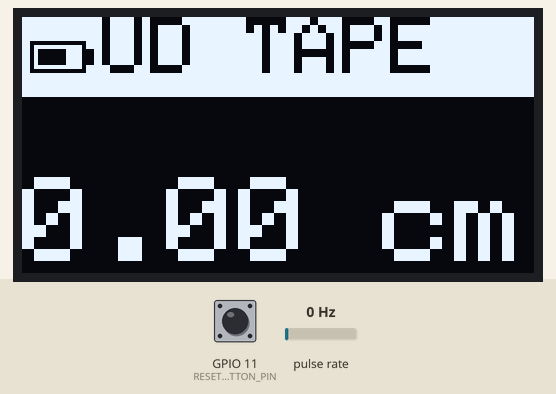
This sketch was run on a simulated ESP32-C3. Shown: 128×64 one-colour display. Wiring (inferred from the names in the program): pulse sensor: data GPIO 9. Inputs (shaded band) come from the test bench; at power-on: pulse rate 0 Hz, GPIO 11 (RESET_BUTTON_PIN) HIGH. What the sketch prints to the serial monitor is not drawn.

Above: at 4.0 s.
4.1 s: pulse rate (sensor on GPIO 9) set to 4 Hz
At 4.46 s:
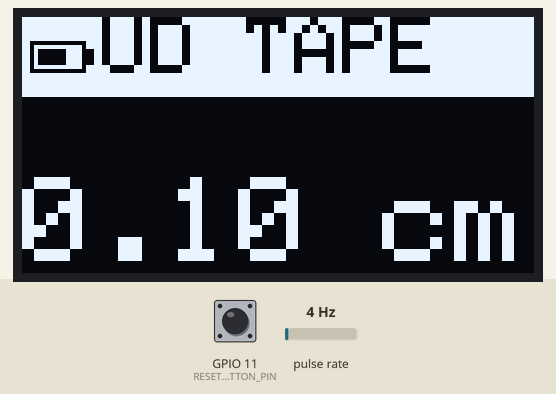
6.5 s: pulse rate (sensor on GPIO 9) set to 50 Hz
At 6.91 s:
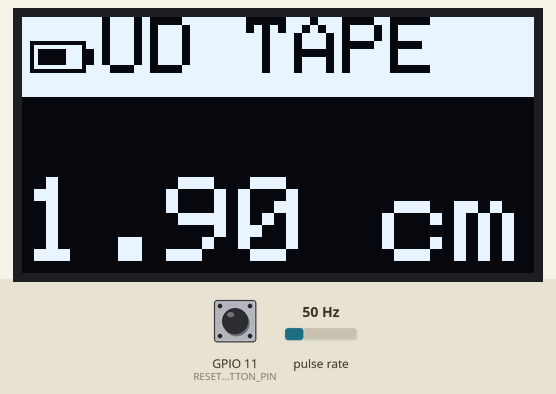
8.7 s: GPIO 11 (RESET_BUTTON_PIN) pulled LOW for 0.15 s
At 8.92 s:
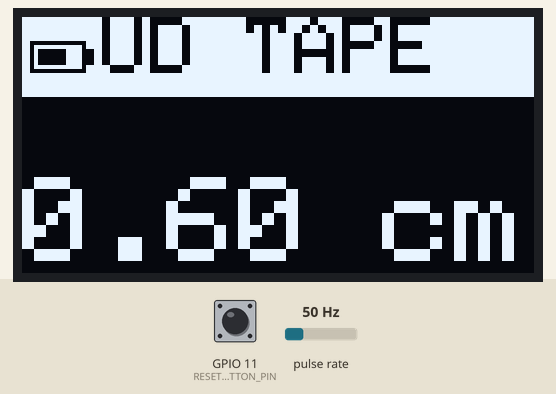
9.4 s: GPIO 11 (RESET_BUTTON_PIN) pulled LOW for 1 s
At 9.93 s:
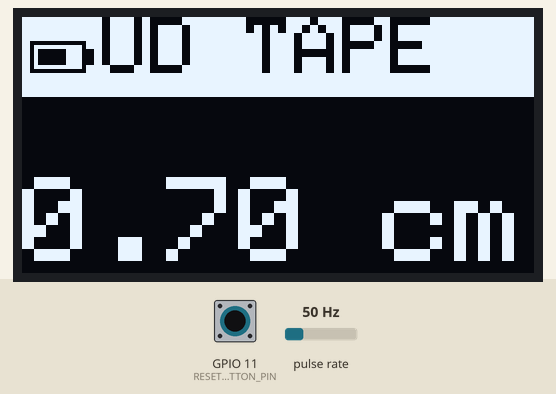
11.0 s: pulse rate (sensor on GPIO 9) set to 100 Hz
At 11.19 s:
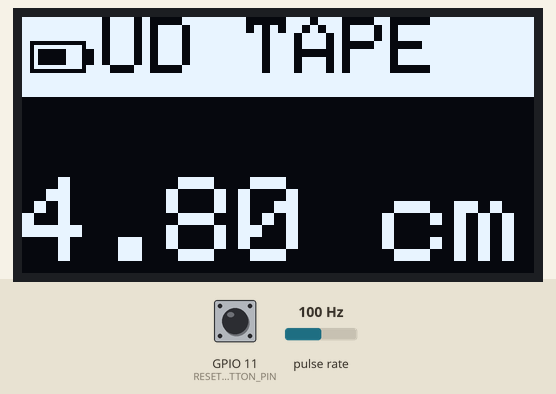

Measured:
- after the input at 4.1 s, the display: changes after 0.24 s (image 1)

The sketch:

new.ino
```cpp
#include <Wire.h>
#include <Adafruit_GFX.h>
#include <Adafruit_SSD1306.h>

#define SCREEN_WIDTH 128
#define SCREEN_HEIGHT 64
#define OLED_RESET    -1
Adafruit_SSD1306 display(SCREEN_WIDTH, SCREEN_HEIGHT, &Wire, OLED_RESET);

// Encoder and button pins
const int ENCODER_PIN = 9;       // Encoder signal pin
const int RESET_BUTTON_PIN = 11; // Reset button

// Measurement variables
volatile unsigned long pulseCount = 0; // Counts encoder pulses
float cmPerPulse = 0.1;                // Adjust based on your encoder wheel circumference
float measurement = 0.0;

// Debounce for reset
unsigned long lastResetPress = 0;
const unsigned long debounceDelay = 200;

void IRAM_ATTR encoderISR() {
  pulseCount++;
}

void setup() {
  Serial.begin(115200);

  pinMode(ENCODER_PIN, INPUT_PULLUP);
  attachInterrupt(digitalPinToInterrupt(ENCODER_PIN), encoderISR, RISING);

  pinMode(RESET_BUTTON_PIN, INPUT_PULLUP);

  Wire.begin(6, 7); // SDA, SCL for ESP32-C3 Supermini
  if (!display.begin(SSD1306_SWITCHCAPVCC, 0x3C)) {
    Serial.println("SSD1306 allocation failed");
    for (;;);
  }

  display.clearDisplay();
  display.setTextColor(SSD1306_WHITE);

  showSplashScreen();
}

void loop() {
  // Calculate measurement in cm
  measurement = pulseCount * cmPerPulse;

  // Handle reset button
  if (digitalRead(RESET_BUTTON_PIN) == LOW) {
    if (millis() - lastResetPress > debounceDelay) {
      pulseCount = 0;
      measurement = 0.0;
      lastResetPress = millis();
      Serial.println("Measurement reset");
    }
  }

  // Display measurement
  displayMeasurement();

  delay(100);
}

// Splash screen animation
void showSplashScreen() {
  display.clearDisplay();
  display.fillScreen(SSD1306_WHITE);

  display.setTextColor(SSD1306_BLACK);
  display.setTextSize(4);

  const char* text = "UD TAPE";
  int16_t x1, y1;
  uint16_t w, h;
  display.getTextBounds(text, 0, 30, &x1, &y1, &w, &h);

  int targetX = (SCREEN_WIDTH - w) / 2;
  int yPos = (SCREEN_HEIGHT - h) / 2;

  for (int x = SCREEN_WIDTH; x >= targetX; x -= 4) {
    display.clearDisplay();
    display.fillScreen(SSD1306_WHITE);
    display.setCursor(x, yPos);
    display.print(text);
    display.display();
    delay(30);
  }
  delay(1000);
}

// Display measurement and header
void displayMeasurement() {
  display.clearDisplay();

  // Header
  display.fillRect(0, 0, SCREEN_WIDTH, 20, SSD1306_WHITE);
  drawBatteryIcon(2, 6, 75); // 75% battery
  display.setTextColor(SSD1306_BLACK, SSD1306_WHITE);
  display.setTextSize(2);
  display.setCursor(20, 0);
  display.println("UD TAPE");

  // Measurement display
  display.setTextColor(SSD1306_WHITE);
  display.setTextSize(3);
  display.setCursor(0, 40);
  display.print(measurement, 2);
  display.print(" cm");

  display.display();
}

// Battery icon
void drawBatteryIcon(int x, int y, int fillPercent) {
  int w = 14;
  int h = 8;
  display.drawRect(x, y, w, h, SSD1306_BLACK);
  display.fillRect(x + w, y + 2, 2, h - 4, SSD1306_BLACK);

  int fillWidth = (w - 4) * fillPercent / 100;
  fillWidth = constrain(fillWidth, 0, w - 4);
  display.fillRect(x + 2, y + 2, fillWidth, h - 4, SSD1306_BLACK);
}
```
